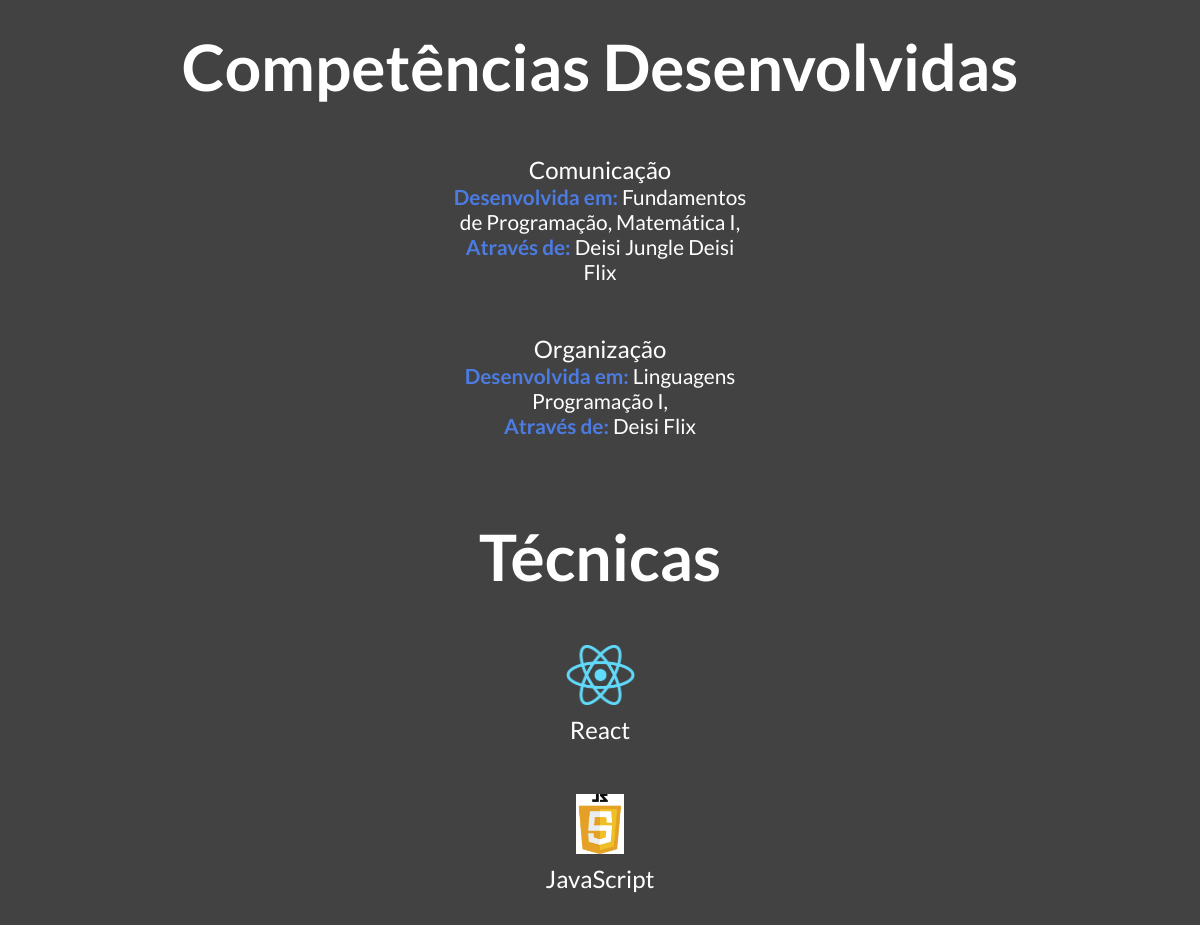
The app's page /skills/ (middle part), older data.
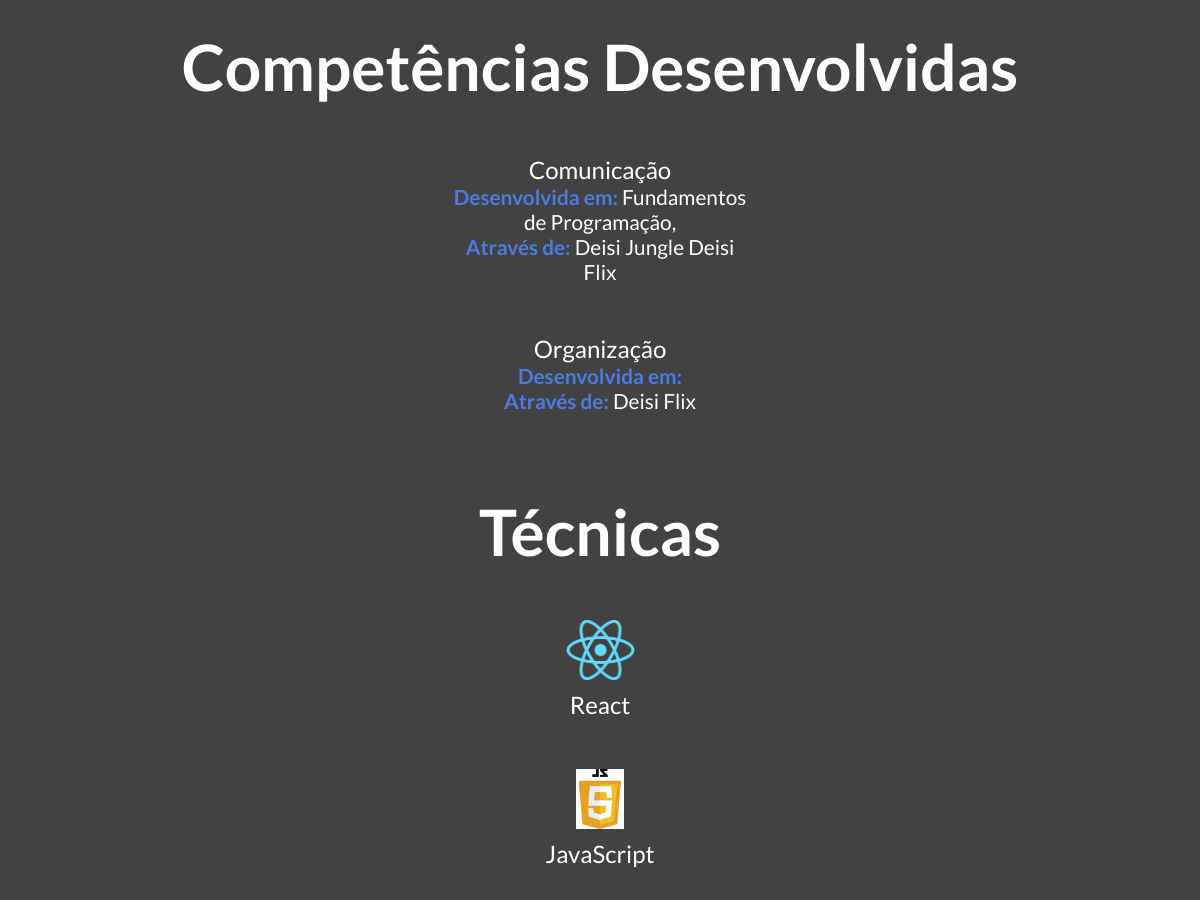
The same page, newer data.
### portfolio/models.py (models this page shows, shortened)
class Competencia(models.Model):
    titulo = models.CharField(max_length=50)
    descricao = models.CharField(max_length=1000)
    projetos = models.ManyToManyField(Projeto)
    disciplinas = models.ManyToManyField(Cadeira)

class Cadeira(models.Model):
    ano = [
        ('1', '1'),
        ('2', '2'),
        ('3', '3'),
    ]
    semestre = [
        ('1', '1'),
        ('2', '2'),
    ]
    rank = [
        ('1', '1'),('2', '2'),('3', '3'),('4', '4'),('5', '5'),
    ]
    nome = models.CharField(max_length=40)
    anoLectivo = models.CharField(max_length=10,choices= ano, default=1)
    semestre = models.CharField(max_length=4,choices= semestre, default=1)
    ano = models.IntegerField(default=2021)
    ects = models.IntegerField()
    topicosAbordados = models.TextField(max_length=1000, blank=True)
    linguagens = models.ManyToManyField(Tecnologia, blank=True)
    ranking = models.CharField(max_length=2,choices= rank)
    docente_teorica = models.ForeignKey(Pessoa, on_delete=models.CASCADE)
    docentes_praticas = models.ManyToManyField(Pessoa, related_name='docentes')
    link = models.URLField(max_length = 200)
    projetos = models.ManyToManyField(Projeto, blank=True)
    def __str__(self):
        return self.nome[:50]

class Projeto(models.Model):
    titulo = models.CharField(max_length=50)
    descricao =  models.TextField(max_length=2000)
    imagem = models.ImageField(upload_to="static/portfolio/images", blank=True)
    ano = models.IntegerField(default=2023)
    linkGithub = models.URLField(max_length=1000,  blank=True)
    linkYoutube = models.URLField(max_length=1000,  blank=True)
    participantes = models.ManyToManyField(Pessoa)
    tecnologias = models.ManyToManyField(Tecnologia)
    def __str__(self):
        return self.titulo[:50]

### portfolio/views.py (the view)
# urls.py: path('skills/', views.skills_view, name="skills"),
def skills_view(request):
    context = {'competencias' : Competencia.objects.all()}
    return render(request, 'portfolio/skills.html', context)

### portfolio/templates/portfolio/skills.html (shortened to what this page needs)
{% extends 'portfolio/layout.html' %}
{%load static %}
{% block main %}
    <div class="skills-text">
        <h1>Competências Desenvolvidas</h1>
        <div class="skills-content" id="tecnicas">
            {% for competencia in competencias %}
                <div>
                    <h2>{{competencia.titulo}}</h2>
                    <h3><b>Desenvolvida em:</b>
                        {% for cadeira in competencia.disciplinas.all %}
                            <a href="{% url 'portfolio:licenciatura' %}">{{cadeira}},</a>
                        {% endfor %}
                    </h3>
                    <h4><b>Através de:</b>
                        {% for projeto in competencia.projetos.all %}
                            <a href="{% url 'portfolio:projetos' %}">{{projeto}}</a>
                        {% endfor %}
                    </h4>
                </div>
            {% endfor %}
        </div>
        <h1>Técnicas</h1>
        <div class="skills-content" id="tecnicas">
            <div>
                <img src="{% static '/images/React-icon.png' %}" alt="React Icon">
                <h2>React</h2>
            </div>
            <div>
                <img src="{% static '/images/JavaScript.png' %}" alt="JavaScript">
                <h2>JavaScript</h2>
            </div>
        </div>
    </div>
{% endblock %}

Row changes from the older to the newer data that the page shows:
removed Cadeira: nome "Matemática I", shown under Competencia "Comunicação"
removed Cadeira: nome "Linguagens Programação I", shown under Competencia "Organização"
